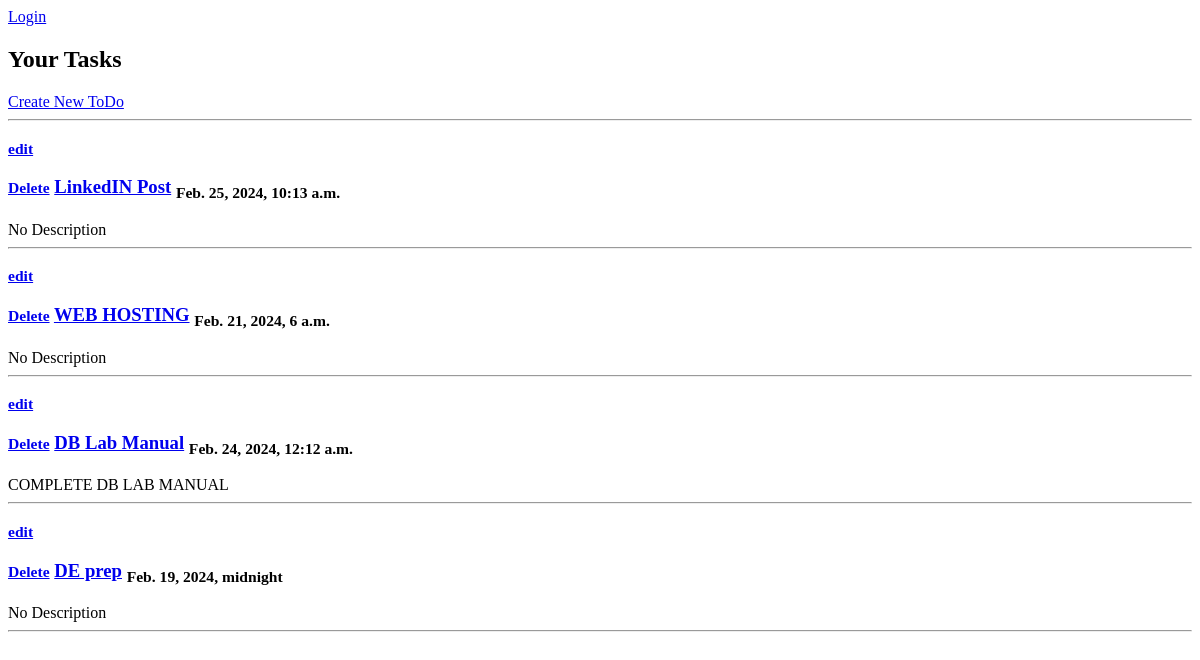
Before: / with the older database file.
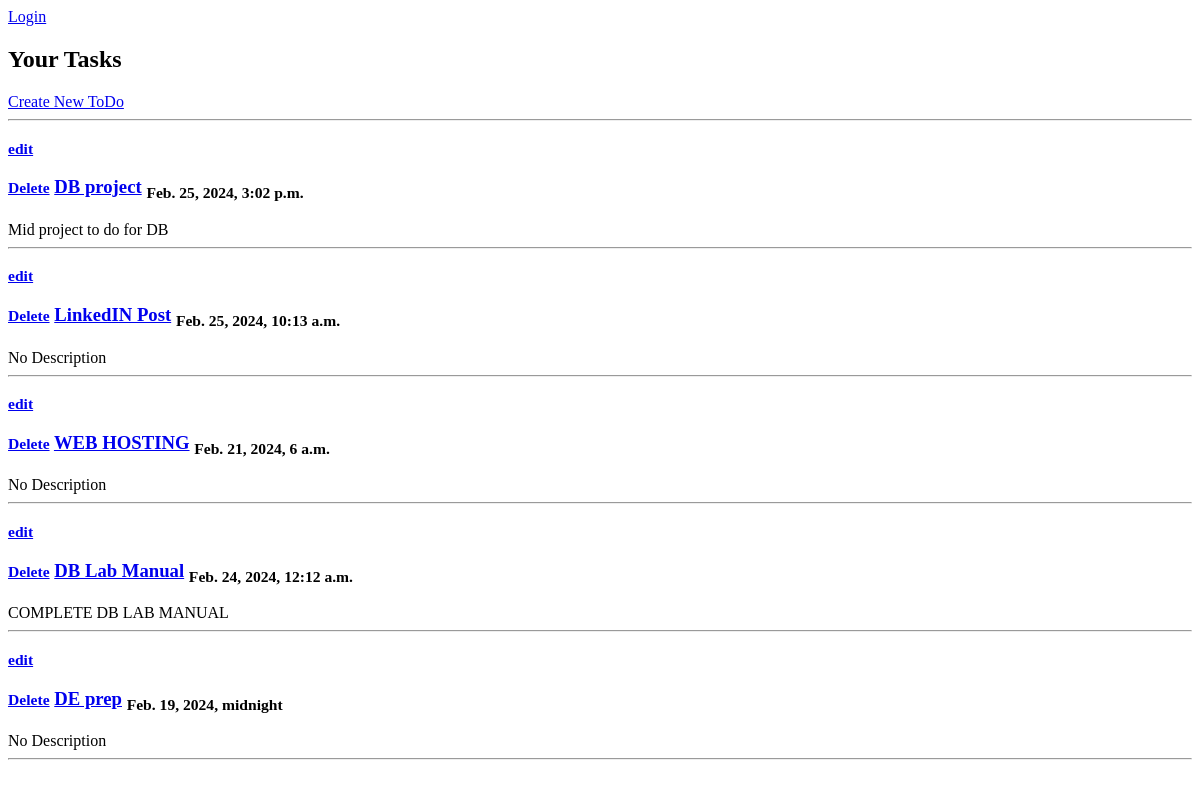
After: the same page with the newer database file.
### base/models.py (models this page shows, shortened)
class Task(models.Model):
    title  = models.CharField(max_length=150)
    description = models.TextField(max_length = 250,blank = True, null = True) # the blank and null will allow the description to be optional (not required
    dueDate = models.DateTimeField(auto_now_add = True) # this will be the date and time when the task is due
    created = models.DateTimeField(auto_now_add = True)# the auto_now_add will automatically add the date and time when the task is created
    complete = models.BooleanField(default = False) # setting the default of this to false because when we first create a task it is not completed
    REQUIRED_FIELDS = [title,dueDate]
    class Meta:
        ordering = ['complete', '-created'] # created will set the order of the tasks to be in the order of the date and time they were created in ascending order

### base/views.py (the view)
# urls.py: path('',TaskList.as_view(),name = 'tasksHome'),
class TaskList(ListView):
    model = Task
    template_name = 'base/tasksHome.html'
    context_object_name = 'tasks'

### base/templates/base/tasksHome.html (shortened to what this page needs)
<div class = "navBar">
    {% if request.user.is_authenticated %}
        {{ request.user}}
        <a href = "{% url 'UserLogout'%}" >Logout</a>
        <a href = "" >Profile</a>
    {% else %}
        <a href = "{% url 'UserLogin' %}" > Login </a>
    {% endif %}
</div>
<h2>Your Tasks           </h2>
<a href = "{% url 'create-task' %}" >Create New ToDo</a>
<hr>
{% if tasks is None %}
           <h3>No items to see.....</h3>
{% else%}
    {% for task in tasks %}
           <div>
           <h3><SMALL><a href = "{% url 'edit-task' task.id %}" >edit</a></SMALL>
           <h3><SMALL><a href = "{% url 'delete-task' task.id %}" >Delete</a></SMALL>
               <a href = "{% url 'task' task.id%}" >   {{ task.title}}</a>
               <sub>{{ task.dueDate}} </sub>
           </h3>
        {% if task.description == '' %}
               <span> No Description</span>
        {% else%}
            <span>  {{ task.description}} </span>
        {% endif%}
            <hr>
           </div>
    {% endfor %}
{% endif%}

Changed rows visible on the page:
added Task: title "DB project", dueDate "Feb. 25, 2024, 3:02 p.m.", description "Mid project to do for DB"
